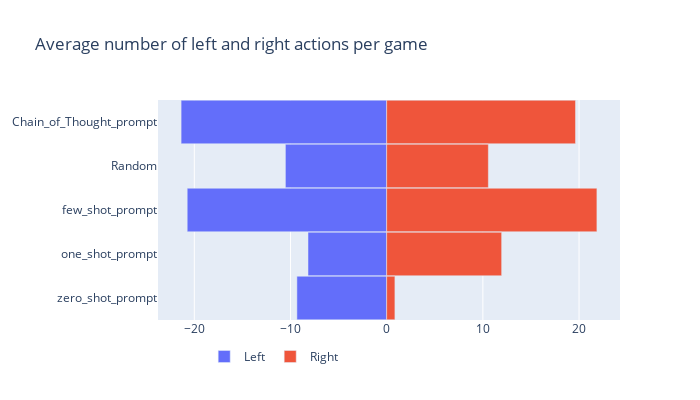

The notebook cell this image was saved under:
### Markdown cell above
<BR><BR><h1>Step 3: Visualizing the data</h1>

### Code cell
grouped_df = dfCartPoleLLM.groupby(['promptKey']).mean(numeric_only=True).reset_index()

fig = go.Figure()

fig.add_trace(go.Bar(x=-grouped_df['leftActions'].values,
                        y=grouped_df['promptKey'],
                        orientation='h',
                        name='Left',
                        customdata=grouped_df['rewards']))

fig.add_trace(go.Bar(x=grouped_df['rightActions'].values,
                        y=grouped_df['promptKey'],
                        orientation='h',
                        name='Right',
                        customdata=grouped_df['rewards']))

fig.update_layout(barmode='relative', 
                  height=400, 
                  width=700, 
                  yaxis_autorange='reversed',
                  bargap=0.01,
                  legend_orientation ='h',
                  legend_x=0.10, legend_y=-0.1,
                  title="Average number of left and right actions per game"
                 )
fig.show()

### Figure 1 — Plotly figure (JSON) as saved in the notebook; plotly's stock layout.template omitted (floating-point values rounded to 4 significant figures)
{"data": [{"customdata": [41.01, 21.1, 42.59, 20.13, 10.19], "name": "Left", "orientation": "h", "type": "bar", "x": [-21.37, -10.53, -20.74, -8.18, -9.335], "y": ["Chain_of_Thought_prompt", "Random", "few_shot_prompt", "one_shot_prompt", "zero_shot_prompt"]}, {"customdata": [41.01, 21.1, 42.59, 20.13, 10.19], "name": "Right", "orientation": "h", "type": "bar", "x": [19.63, 10.57, 21.86, 11.95, 0.855], "y": ["Chain_of_Thought_prompt", "Random", "few_shot_prompt", "one_shot_prompt", "zero_shot_prompt"]}], "layout": {"bargap": 0.01, "barmode": "relative", "height": 400, "legend": {"orientation": "h", "x": 0.1, "y": -0.1}, "title": {"text": "Average number of left and right actions per game"}, "width": 700, "xaxis": {"autorange": true, "range": [-23.77, 24.26], "type": "linear"}, "yaxis": {"autorange": true, "range": [4.5, -0.5], "type": "category"}}}
